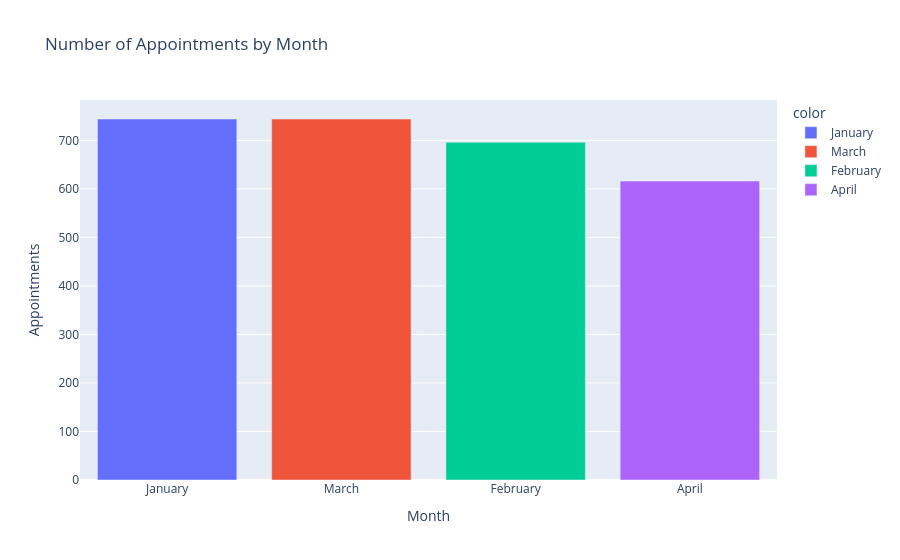

The cell this chart's notebook holds for it:
### Code cell
appointment_month = df['appointment_date'].dt.month_name()
appointment_month_counts = appointment_month.value_counts()

fig = px.bar(
    x=appointment_month_counts.index,
    y=appointment_month_counts.values,
    labels={'x':'Month', 'y':'Appointments'},
    title='Number of Appointments by Month',
    color=appointment_month_counts.index 
)
fig.show()

### Figure 1 — Plotly figure (JSON) as saved in the notebook; plotly's stock layout.template omitted (floating-point values rounded to 4 significant figures)
{"data": [{"hovertemplate": "color=January<br>Month=%{x}<br>Appointments=%{y}<extra></extra>", "legendgroup": "January", "marker": {"color": "#636efa", "pattern": {"shape": ""}}, "name": "January", "orientation": "v", "showlegend": true, "textposition": "auto", "type": "bar", "x": ["January"], "xaxis": "x", "y": [744], "yaxis": "y"}, {"hovertemplate": "color=March<br>Month=%{x}<br>Appointments=%{y}<extra></extra>", "legendgroup": "March", "marker": {"color": "#EF553B", "pattern": {"shape": ""}}, "name": "March", "orientation": "v", "showlegend": true, "textposition": "auto", "type": "bar", "x": ["March"], "xaxis": "x", "y": [744], "yaxis": "y"}, {"hovertemplate": "color=February<br>Month=%{x}<br>Appointments=%{y}<extra></extra>", "legendgroup": "February", "marker": {"color": "#00cc96", "pattern": {"shape": ""}}, "name": "February", "orientation": "v", "showlegend": true, "textposition": "auto", "type": "bar", "x": ["February"], "xaxis": "x", "y": [696], "yaxis": "y"}, {"hovertemplate": "color=April<br>Month=%{x}<br>Appointments=%{y}<extra></extra>", "legendgroup": "April", "marker": {"color": "#ab63fa", "pattern": {"shape": ""}}, "name": "April", "orientation": "v", "showlegend": true, "textposition": "auto", "type": "bar", "x": ["April"], "xaxis": "x", "y": [616], "yaxis": "y"}], "layout": {"barmode": "relative", "legend": {"title": {"text": "color"}, "tracegroupgap": 0}, "title": {"text": "Number of Appointments by Month"}, "xaxis": {"anchor": "y", "domain": [0, 1], "title": {"text": "Month"}}, "yaxis": {"anchor": "x", "domain": [0, 1], "title": {"text": "Appointments"}}}}
